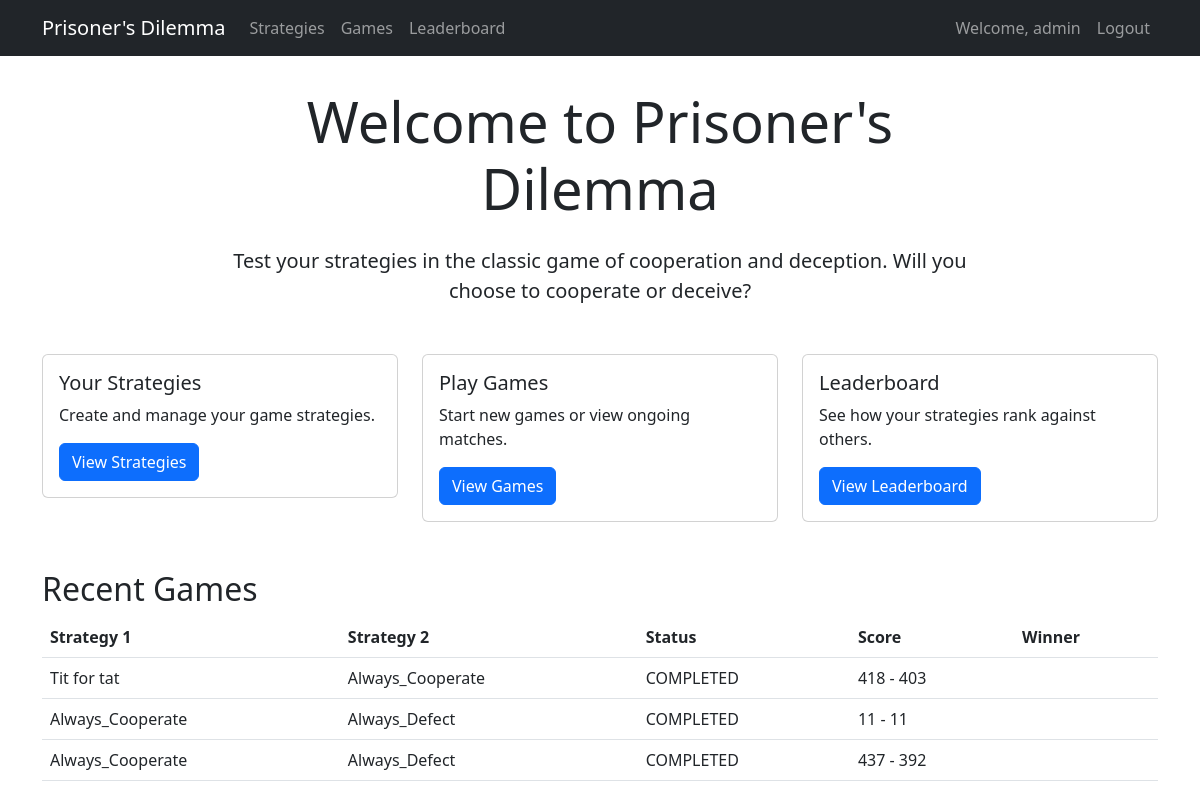
The page / (signed in) on the database as committed earlier.
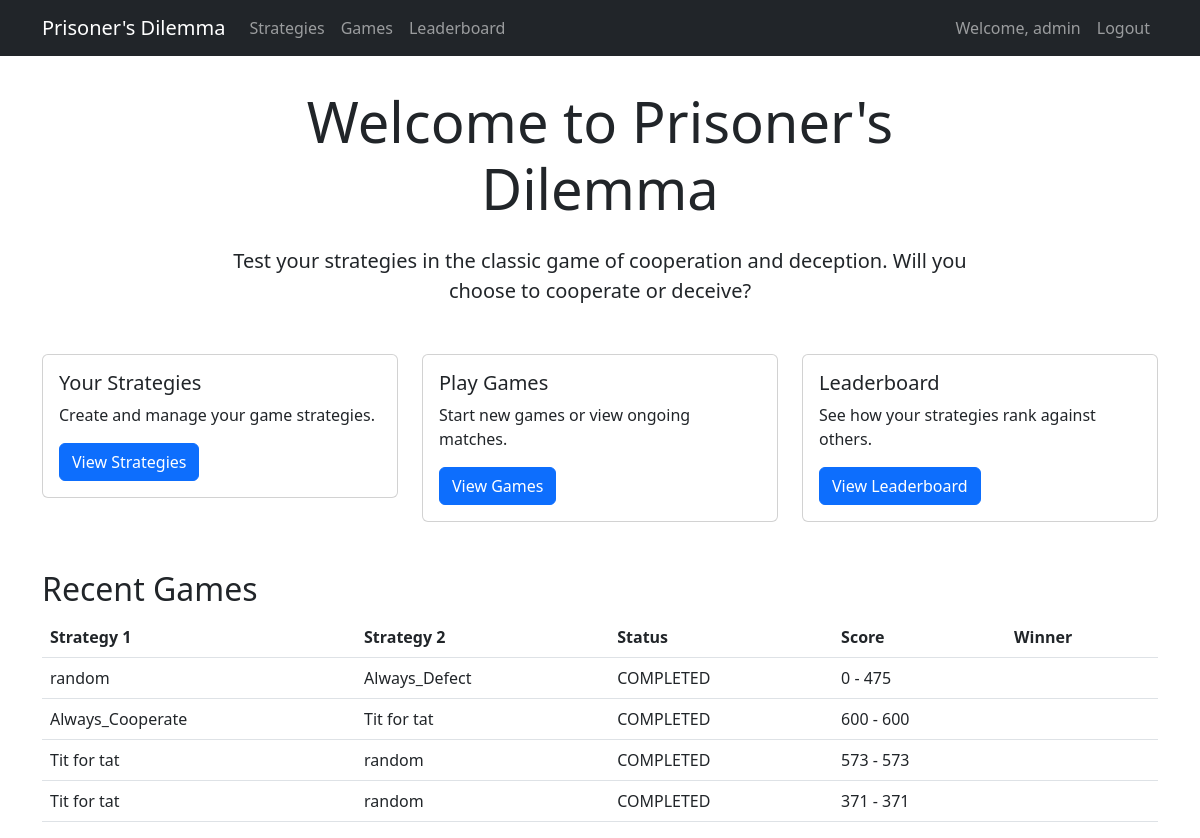
The same page on the database as committed later.
### dilemma_game/models.py (models this page shows, shortened)
class Game(models.Model):
    GAME_STATUS = (
        ('IN_PROGRESS', 'In Progress'),
        ('COMPLETED', 'Completed'),
    )
    strategy1 = models.ForeignKey(Strategy, on_delete=models.CASCADE, related_name='games_as_player1')
    strategy2 = models.ForeignKey(Strategy, on_delete=models.CASCADE, related_name='games_as_player2')
    current_round = models.IntegerField(default=0)
    total_rounds = models.IntegerField(default=200)
    player1_score = models.IntegerField(default=0)
    player2_score = models.IntegerField(default=0)
    status = models.CharField(max_length=20, choices=GAME_STATUS, default='IN_PROGRESS')
    created_at = models.DateTimeField(auto_now_add=True)
    completed_at = models.DateTimeField(null=True, blank=True)

class Strategy(models.Model):
    name = models.CharField(max_length=100)
    description = models.TextField()
    code = models.TextField()
    created_by = models.ForeignKey(User, on_delete=models.CASCADE)
    created_at = models.DateTimeField(auto_now_add=True)
    updated_at = models.DateTimeField(auto_now=True)

### dilemma_game/views.py (the view)
# urls.py: path('', home, name='home'),
@login_required
def home(request):
    recent_games = Game.objects.order_by('-created_at')[:5]
    return render(request, 'dilemma_game/home.html', {
        'recent_games': recent_games
    })

### dilemma_game/templates/dilemma_game/home.html (shortened to what this page needs)
{% extends 'dilemma_game/base.html' %}
{% block content %}
<div class="row">
    <div class="col-md-8 offset-md-2 text-center">
        <h1 class="display-4 mb-4">Welcome to Prisoner's Dilemma</h1>
        <p class="lead mb-4">
            Test your strategies in the classic game of cooperation and deception.
            Will you choose to cooperate or deceive?
        </p>
    </div>
</div>
<div class="row mt-4">
    <div class="col-md-4">
        <div class="card">
            <div class="card-body">
                <h5 class="card-title">Your Strategies</h5>
                <p class="card-text">Create and manage your game strategies.</p>
                <a href="{% url 'strategy_list' %}" class="btn btn-primary">View Strategies</a>
            </div>
        </div>
    </div>
    <div class="col-md-4">
        <div class="card">
            <div class="card-body">
                <h5 class="card-title">Play Games</h5>
                <p class="card-text">Start new games or view ongoing matches.</p>
                <a href="{% url 'game_list' %}" class="btn btn-primary">View Games</a>
            </div>
        </div>
    </div>
    <div class="col-md-4">
        <div class="card">
            <div class="card-body">
                <h5 class="card-title">Leaderboard</h5>
                <p class="card-text">See how your strategies rank against others.</p>
                <a href="{% url 'leaderboard' %}" class="btn btn-primary">View Leaderboard</a>
            </div>
        </div>
    </div>
</div>
{% if recent_games %}
<div class="row mt-5">
    <div class="col-12">
        <h2>Recent Games</h2>
        <div class="table-responsive">
            <table class="table table-hover">
                <thead>
                    <tr>
                        <th>Strategy 1</th>
                        <th>Strategy 2</th>
                        <th>Status</th>
                        <th>Score</th>
                        <th>Winner</th>
                    </tr>
                </thead>
                <tbody>
                    {% for game in recent_games %}
                    <tr>
                        <td>{{ game.strategy1.name }}</td>
                        <td>{{ game.strategy2.name }}</td>
                        <td>{{ game.status }}</td>
                        <td>{{ game.player1_score }} - {{ game.player2_score }}</td>
                        <td>{{ game.winner }}</td>
                    </tr>
                    {% endfor %}
                </tbody>
            </table>
        </div>
    </div>
</div>
{% endif %}
{% endblock %}

Rows that differ between the two databases and show on the page:
removed Game: strategy1.name "Tit for tat", strategy2.name "Always_Cooperate", status "COMPLETED", player1_score "418", player2_score "403"
removed Game: strategy1.name "Always_Cooperate", strategy2.name "Always_Defect", status "COMPLETED", player1_score "11", player2_score "11"
removed Game: strategy1.name "Always_Cooperate", strategy2.name "Always_Defect", status "COMPLETED", player1_score "437", player2_score "392"
added Game: strategy1.name "random", strategy2.name "Always_Defect", status "COMPLETED", player1_score "0", player2_score "475"
added Game: strategy1.name "Always_Cooperate", strategy2.name "Tit for tat", status "COMPLETED", player1_score "600", player2_score "600"
added Game: strategy1.name "Tit for tat", strategy2.name "random", status "COMPLETED", player1_score "573", player2_score "573"
added Game: strategy1.name "Tit for tat", strategy2.name "random", status "COMPLETED", player1_score "371", player2_score "371"
